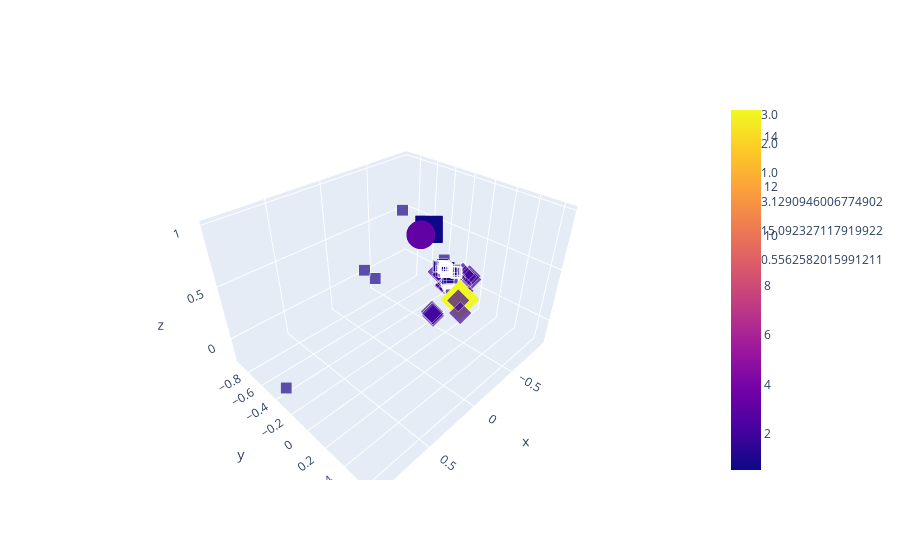

The notebook cell saved with this chart:
### Markdown cell above
iterate with different examples g,gt 
define particles 
define particles energy
size, color, shape should be different

### Code cell
fig1 = px.scatter_3d(pos, x= pos[:,0], y= pos[:,1], z= pos[:,2],
                     size = particle_id, color = particle_id, symbol=particle_id)
                     #symbol= e_particle, size = e_particle, color =  e_particle)
            
fig2 = px.scatter_3d(pos_particles, x= pos_particles[:,0], y= pos_particles[:,1], z= pos_particles[:,2],
                     symbol= e_particle, size = e_particle, color =  e_particle)
fig2.update_traces(marker_size = 10)
showlegend = True
fig = go.Figure(data = fig1.data + fig2.data)

fig.show()

### Figure 1 — Plotly figure (JSON) as saved in the notebook; plotly's stock layout.template omitted (floating-point values rounded to 4 significant figures; data arrays with more than 128 entries replaced by an {"elided": "..."} marker saying what was removed)
{"data": [{"hovertemplate": "symbol=3.0<br>x=%{x}<br>y=%{y}<br>z=%{z}<br>size=%{marker.size}<br>color=%{marker.color}<extra></extra>", "legendgroup": "3.0", "marker": {"color": [3, 3, 3, 3, 3, 3, 3, 3, 3, 3, 3, 3], "coloraxis": "coloraxis", "size": [3, 3, 3, 3, 3, 3, 3, 3, 3, 3, 3, 3], "sizemode": "area", "sizeref": 0.0075, "symbol": "circle"}, "mode": "markers", "name": "3.0", "scene": "scene", "showlegend": true, "type": "scatter3d", "x": [-0.04751, -0.04725, -0.047, -0.04805, -0.04741, -0.04794, -0.04847, -0.04752, -0.04805, -0.04858, -0.04786, -0.04534], "y": [0.1101, 0.1098, 0.1095, 0.1102, 0.1077, 0.1078, 0.1079, 0.1055, 0.1056, 0.1058, 0.1031, 0.1094], "z": [0.9928, 0.9928, 0.9929, 0.9927, 0.9931, 0.993, 0.993, 0.9933, 0.9932, 0.9932, 0.9935, 0.993]}, {"hovertemplate": "symbol=2.0<br>x=%{x}<br>y=%{y}<br>z=%{z}<br>size=%{marker.size}<br>color=%{marker.color}<extra></extra>", "legendgroup": "2.0", "marker": {"color": {"elided": "290 int values"}, "coloraxis": "coloraxis", "size": {"elided": "290 int values"}, "sizemode": "area", "sizeref": 0.0075, "symbol": "diamond"}, "mode": "markers", "name": "2.0", "scene": "scene", "showlegend": true, "type": "scatter3d", "x": {"elided": "290 float values"}, "y": {"elided": "290 float values"}, "z": {"elided": "290 float values"}}, {"hovertemplate": "symbol=1.0<br>x=%{x}<br>y=%{y}<br>z=%{z}<br>size=%{marker.size}<br>color=%{marker.color}<extra></extra>", "legendgroup": "1.0", "marker": {"color": [1, 1, 1, 1, 1, 1, 1, 1, 1, 1, 1, 1, 1, 1, 1, 1, 1, 1, 1, 1, 1, 1, 1, 1, 1, 1, 1, 1, 1, 1, 1, 1, 1, 1, 1, 1, 1, 1, 1, 1, 1, 1, 1, 1, 1, 1, 1, 1, 1, 1, 1, 1, 1, 1, 1, 1, 1, 1, 1, 1, 1, 1, 1, 1, 1, 1, 1, 1, 1, 1, 1, 1, 1, 1, 1, 1, 1, 1, 1, 1, 1, 1, 1, 1, 1, 1, 1, 1, 1, 1, 1, 1, 1, 1, 1, 1, 1, 1, 1, 1, 1, 1, 1, 1, 1, 1, 1, 1, 1, 1, 1, 1, 1, 1, 1, 1, 1, 1, 1, 1, 1, 1], "coloraxis": "coloraxis", "size": [1, 1, 1, 1, 1, 1, 1, 1, 1, 1, 1, 1, 1, 1, 1, 1, 1, 1, 1, 1, 1, 1, 1, 1, 1, 1, 1, 1, 1, 1, 1, 1, 1, 1, 1, 1, 1, 1, 1, 1, 1, 1, 1, 1, 1, 1, 1, 1, 1, 1, 1, 1, 1, 1, 1, 1, 1, 1, 1, 1, 1, 1, 1, 1, 1, 1, 1, 1, 1, 1, 1, 1, 1, 1, 1, 1, 1, 1, 1, 1, 1, 1, 1, 1, 1, 1, 1, 1, 1, 1, 1, 1, 1, 1, 1, 1, 1, 1, 1, 1, 1, 1, 1, 1, 1, 1, 1, 1, 1, 1, 1, 1, 1, 1, 1, 1, 1, 1, 1, 1, 1, 1], "sizemode": "area", "sizeref": 0.0075, "symbol": "square"}, "mode": "markers", "name": "1.0", "scene": "scene", "showlegend": true, "type": "scatter3d", "x": [0.1252, 0.1249, 0.1246, 0.1252, 0.1261, 0.1258, 0.1255, 0.1273, 0.127, 0.1193, 0.1191, 0.1631, 0.131, 0.1314, 0.1234, 0.1178, 0.1277, 0.1289, 0.09829, 0.09706, 0.1252, 0.123, 0.122, 0.121, -0.4709, 0.1183, 0.117, 0.1233, 0.1211, 0.1201, 0.1205, -0.2276, -0.3783, 0.1267, 0.1264, 0.1273, 0.1279, 0.1275, 0.1285, 0.1277, 0.0844, 0.1177, 0.1186, 0.1308, 0.1298, 0.13, 0.1313, 0.1321, 0.1338, 0.1329, 0.14, 0.1462, 0.1473, 0.1511, 0.152, 0.1611, 0.1462, 0.1478, 0.1269, 0.1244, 0.1231, 0.1115, 0.1083, 0.105, 0.1001, 0.09606, 0.09398, 0.09033, 0.08607, 0.08379, 0.08251, 0.08277, 0.08303, 0.08328, 0.08303, 0.08278, 0.08303, 0.08277, 0.08679, 0.0873, 0.07922, 0.07721, 0.09249, 0.09752, 0.1314, 0.1321, 0.1347, 0.1296, 0.1318, 0.1326, 0.131, 0.1281, 0.1278, 0.1288, 0.1284, 0.1294, 0.129, 0.13, 0.1296, 0.1314, 0.1311, 0.132, 0.1316, 0.1325, 0.1334, 0.1331, 0.1348, 0.1345, 0.1354, 0.135, 0.1367, 0.1376, 0.1401, 0.1515, 0.123, 0.1116, 0.1505, 0.1255, 0.1277, 0.1503, 0.9408, -0.9329], "y": [0.4157, 0.416, 0.4163, 0.4195, 0.4194, 0.4198, 0.4201, 0.4228, 0.4231, 0.3943, 0.4228, 0.4757, 0.4185, 0.4349, 0.4512, 0.4306, 0.4196, 0.4321, 0.4306, 0.4309, 0.4204, 0.4264, 0.4265, 0.4266, -0.8789, 0.4273, 0.4277, 0.4261, 0.4236, 0.4237, 0.4234, -0.287, -0.9248, 0.4234, 0.4237, 0.4236, 0.4267, 0.427, 0.4269, 0.4303, 0.3796, 0.4076, 0.4104, 0.4326, 0.4327, 0.4382, 0.4355, 0.4383, 0.4437, 0.4439, 0.4628, 0.3942, 0.3938, 0.4321, 0.4348, 0.4186, 0.4274, 0.4267, 0.4276, 0.4344, 0.4348, 0.4556, 0.4592, 0.4628, 0.4667, 0.4675, 0.4707, 0.4743, 0.4751, 0.4783, 0.4785, 0.4784, 0.4783, 0.4782, 0.4752, 0.4722, 0.4721, 0.4691, 0.4781, 0.4809, 0.464, 0.4614, 0.471, 0.4672, 0.4411, 0.4467, 0.49, 0.4175, 0.4105, 0.4038, 0.3979, 0.4272, 0.4275, 0.4274, 0.4276, 0.4275, 0.4278, 0.4277, 0.428, 0.4306, 0.4308, 0.4307, 0.431, 0.4309, 0.4307, 0.431, 0.4335, 0.4337, 0.4336, 0.4339, 0.4363, 0.4362, 0.4439, 0.434, 0.4119, 0.4134, 0.3864, 0.409, 0.4225, 0.4769, -0.3217, -0.2918], "z": [0.9009, 0.9007, 0.9006, 0.8991, 0.899, 0.8989, 0.8988, 0.8972, 0.8971, 0.9112, 0.8984, 0.8643, 0.8987, 0.8908, 0.8839, 0.8948, 0.8987, 0.8926, 0.8972, 0.8972, 0.8987, 0.8961, 0.8962, 0.8963, -0.07606, 0.8963, 0.8963, 0.8962, 0.8977, 0.8978, 0.8979, 0.9305, 0.04056, 0.897, 0.8969, 0.8968, 0.8953, 0.8952, 0.8951, 0.8936, 0.9213, 0.9055, 0.9041, 0.8921, 0.8921, 0.8894, 0.8905, 0.8891, 0.8861, 0.8862, 0.8753, 0.9073, 0.9073, 0.8891, 0.8876, 0.8938, 0.8921, 0.8922, 0.895, 0.8921, 0.8921, 0.8832, 0.8817, 0.8802, 0.8787, 0.8788, 0.8773, 0.8757, 0.8757, 0.8742, 0.8742, 0.8742, 0.8742, 0.8743, 0.8759, 0.8776, 0.8776, 0.8793, 0.874, 0.8724, 0.8823, 0.8838, 0.8773, 0.8788, 0.8878, 0.8849, 0.8612, 0.8994, 0.9023, 0.9052, 0.908, 0.895, 0.895, 0.8949, 0.8948, 0.8947, 0.8946, 0.8945, 0.8944, 0.8929, 0.8929, 0.8928, 0.8927, 0.8926, 0.8926, 0.8925, 0.891, 0.8909, 0.8909, 0.8908, 0.8893, 0.8893, 0.8851, 0.8881, 0.9029, 0.9037, 0.91, 0.9039, 0.8973, 0.866, -0.107, -0.2113]}, {"hovertemplate": "symbol=3.1290946006774902<br>x=%{x}<br>y=%{y}<br>z=%{z}<br>size=%{marker.size}<br>color=%{marker.color}<extra></extra>", "legendgroup": "3.1290946006774902", "marker": {"color": [3.129], "coloraxis": "coloraxis", "size": 10, "sizemode": "area", "sizeref": 0.03773, "symbol": "circle"}, "mode": "markers", "name": "3.1290946006774902", "scene": "scene", "showlegend": true, "type": "scatter3d", "x": [0.04024], "y": [0.1364], "z": [0.9898]}, {"hovertemplate": "symbol=15.092327117919922<br>x=%{x}<br>y=%{y}<br>z=%{z}<br>size=%{marker.size}<br>color=%{marker.color}<extra></extra>", "legendgroup": "15.092327117919922", "marker": {"color": [15.09], "coloraxis": "coloraxis", "size": 10, "sizemode": "area", "sizeref": 0.03773, "symbol": "diamond"}, "mode": "markers", "name": "15.092327117919922", "scene": "scene", "showlegend": true, "type": "scatter3d", "x": [0.1831], "y": [0.5942], "z": [0.7832]}, {"hovertemplate": "symbol=0.5562582015991211<br>x=%{x}<br>y=%{y}<br>z=%{z}<br>size=%{marker.size}<br>color=%{marker.color}<extra></extra>", "legendgroup": "0.5562582015991211", "marker": {"color": [0.5563], "coloraxis": "coloraxis", "size": 10, "sizemode": "area", "sizeref": 0.03773, "symbol": "square"}, "mode": "markers", "name": "0.5562582015991211", "scene": "scene", "showlegend": true, "type": "scatter3d", "x": [-0.05216], "y": [0.1253], "z": [0.9908]}], "layout": {}}
